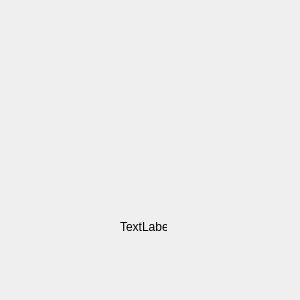
<?xml version="1.0" encoding="UTF-8"?>
<ui version="4.0">
 <class>SplashScreen</class>
 <widget class="QMainWindow" name="SplashScreen">
  <property name="windowModality">
   <enum>Qt::ApplicationModal</enum>
  </property>
  <property name="geometry">
   <rect>
    <x>0</x>
    <y>0</y>
    <width>300</width>
    <height>300</height>
   </rect>
  </property>
  <property name="windowTitle">
   <string>Управление филиалами</string>
  </property>
  <property name="documentMode">
   <bool>false</bool>
  </property>
  <widget class="QWidget" name="centralwidget">
   <widget class="QLabel" name="label">
    <property name="geometry">
     <rect>
      <x>120</x>
      <y>220</y>
      <width>47</width>
      <height>13</height>
     </rect>
    </property>
    <property name="text">
     <string>TextLabel</string>
    </property>
   </widget>
  </widget>
 </widget>
 <resources/>
 <connections/>
</ui>
